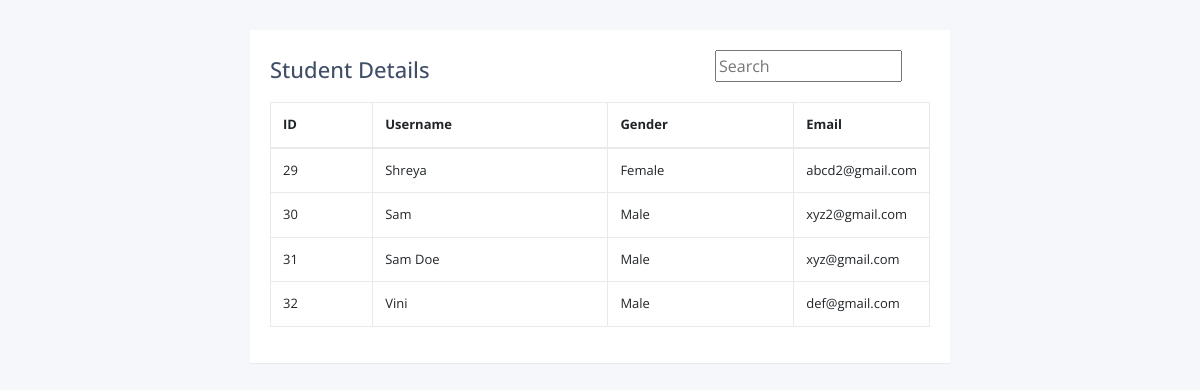
Page /students.php on the committed database.
### tables this page shows
CREATE TABLE `registration` (
  `ID` int(3) NOT NULL,
  `UName` text NOT NULL,
  `Gender` text NOT NULL,
  `Email` varchar(500) NOT NULL,
  `UPassword` varchar(6) NOT NULL
);

### students.php (the view, shortened to what this page needs)
<?php
include('connection.php');
?>
<!DOCTYPE html>
<html lang="en">
<head>
<link rel="stylesheet" href="https://stackpath.bootstrapcdn.com/bootstrap/4.5.0/css/bootstrap.min.css">
<link rel="stylesheet" href="https://maxcdn.bootstrapcdn.com/font-awesome/4.7.0/css/font-awesome.min.css">
</head>
<body>
<div class="container-lg">
    <div class="table-responsive">
        <div class="table-wrapper">
            <div class="table-title">
                <div class="row">
                    <div class="col-sm-8"><h2>Student Details</b></h2></div>
                    <input id="search" name="name" class="input-text js-input" type="text" placeholder="Search " required  />
                </div>
            </div>
            <?php
                $query = "SELECT * FROM registration";
                $query_run = mysqli_query($conn, $query);
            ?>
             <table class="table table-bordered">
                <thead>
                    <tr>
                    <th> ID </th>
                    <th> Username </th>
                    <th> Gender </th>
                    <th>Email </th>
                    </tr>
                </thead>
                    <tbody id="cont">
                        <?php
                        if(mysqli_num_rows($query_run) > 0)
                        {
                            while($row = mysqli_fetch_assoc($query_run))
                            {
                        ?>
                            <tr>
                                <td><?php  echo $row['ID']; ?></td>
                                <td><?php  echo $row['UName']; ?></td>
                                <td><?php  echo $row['Gender']; ?></td>
                                <td><?php  echo $row['Email']; ?></td>
                        </tr>
                        <?php
                            }
                        }
                        else {
                            echo "No Record Found";
                        }
                        ?>
                </tbody>
            </table>
        </div>
    </div>
</div>
</body>
</html>

### students.php (style rules this page uses)
body { color: #404E67; background: #F5F7FA; font-family: 'Open Sans', sans-serif; }
.table-wrapper { width: 700px; margin: 30px auto; background: #fff; padding: 20px; box-shadow: 0 1px 1px rgba(0,0,0,.05); }
.table-title { padding-bottom: 10px; margin: 0 0 10px; }
.table-title h2 { margin: 6px 0 0; font-size: 22px; }
table.table tr th, table.table tr td { border-color: #e9e9e9; font-size: 13px; }
table.table th:last-child { width: 100px; }

### rows in the picture
registration: ID "29", UName "Shreya", Gender "Female", Email "abcd2@gmail.com"
registration: ID "30", UName "Sam", Gender "Male", Email "xyz2@gmail.com"
registration: ID "31", UName "Sam Doe", Gender "Male", Email "xyz@gmail.com"
registration: ID "32", UName "Vini", Gender "Male", Email "def@gmail.com"
